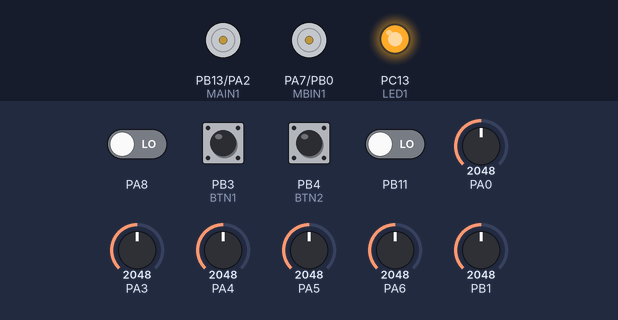
Bench run of a program on a simulated STM32 Blue Pill. On the bench: motor-driver pin pairs drawn as motors (green arrow = first pin HIGH = forward, orange = second pin HIGH = backward, longer = more drive, scaled by the enable pin), output pins drawn as LEDs (lit = HIGH). Dashed ring = blinking. Inputs (shaded band) come from the test bench; at power-on: PA8, PB3 (BTN1), PB4 (BTN2), PB11 LOW, PA0 = 2048, PA3 = 2048, PA4 = 2048, PA5 = 2048, PA6 = 2048, PB1 = 2048. What the program prints to the serial monitor is not drawn.

Above: at 1.2 s.
1.3 s: PB3 (BTN1) pulled HIGH for 0.15 s
At 1.42 s:
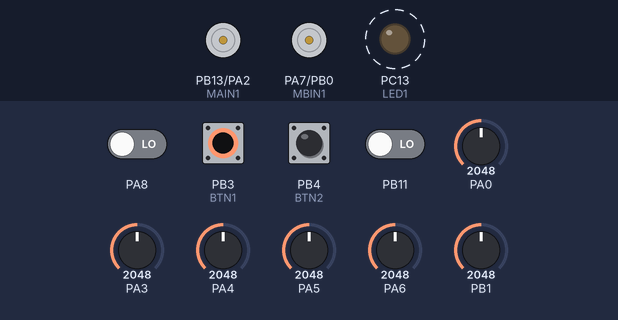
4.3 s: PB4 (BTN2) pulled HIGH for 0.15 s
At 4.53 s:
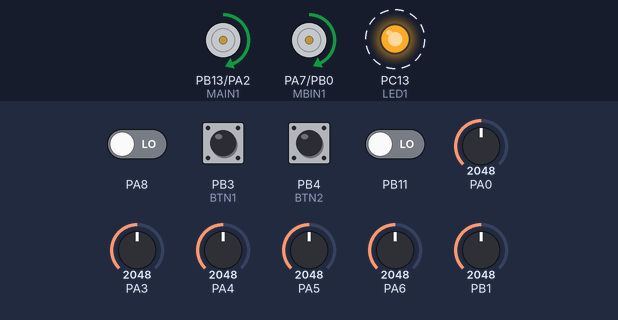
7.3 s: PB3 (BTN1) pulled HIGH for 1 s
At 10.1 s:
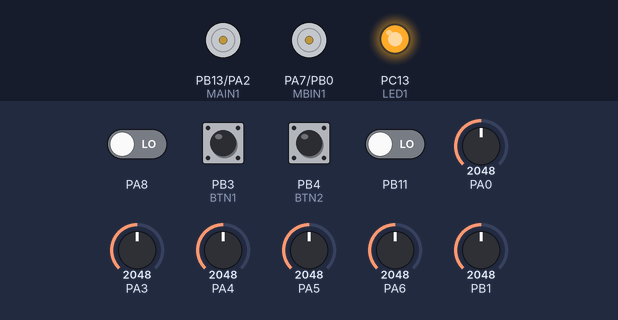
10.3 s: PB4 (BTN2) pulled HIGH for 1 s
At 10.87 s:
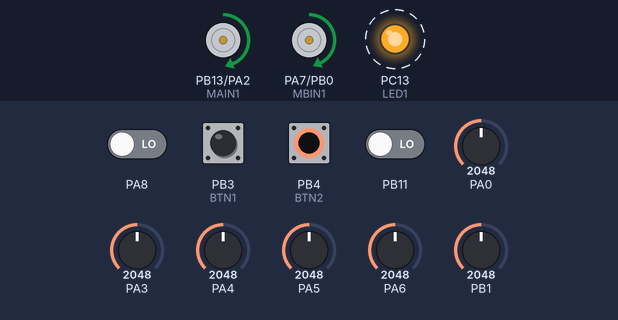
13.5 s: PA0 set to 549
16.5 s: PA0 set to 470
At 17.3 s:
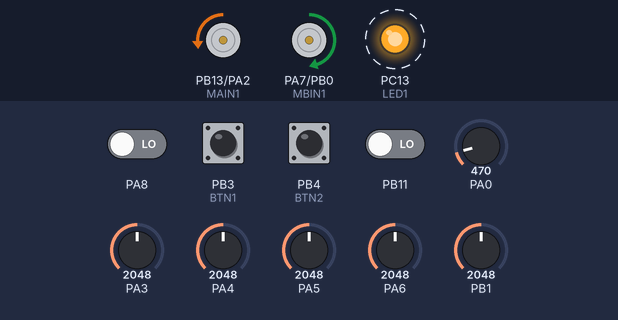
Timing chart, 0 to 20.5 s (numbered marks = the images above; inputs shaded):
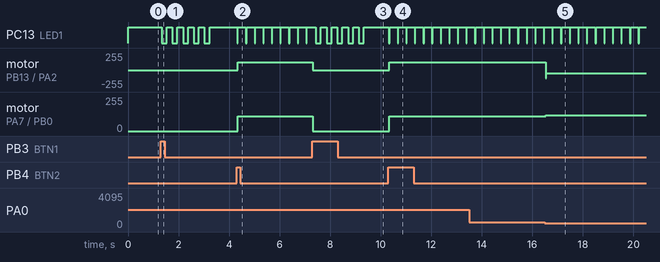

Measured:
- the behaviour switches between 513 and 512 on PA0 (found by bisection; images 4 and 5)
- after the input at 1.3 s, PC13 (LED1): alternates HIGH for 0.23 s and LOW for 0.20 s, 10 changes in all, then stays HIGH, starting at once
- after the input at 4.3 s, PC13 (LED1): alternates HIGH for 0.31 s and LOW for 0.03 s, starting at once; motor on PB13 (MAIN1) / PA2 (MAIN2): stopped → forward 115/255 after 0.05 s; motor on PA7 (MBIN1) / PB0 (MBIN2): stopped → forward 110/255 after 0.05 s
- after the input at 7.3 s, motor on PB13 (MAIN1) / PA2 (MAIN2): forward 115/255 → stopped at once; motor on PA7 (MBIN1) / PB0 (MBIN2): forward 110/255 → stopped at once
- after the input at 10.3 s, PC13 (LED1): alternates HIGH for 0.31 s and LOW for 0.03 s, starting at once; motor on PB13 (MAIN1) / PA2 (MAIN2): stopped → forward 115/255 after 0.05 s; motor on PA7 (MBIN1) / PB0 (MBIN2): stopped → forward 110/255 after 0.05 s
- after the input at 16.5 s, motor on PB13 (MAIN1) / PA2 (MAIN2): forward 115/255 → backward 45/255 at once; motor on PA7 (MBIN1) / PB0 (MBIN2): forward 110/255 → forward 120/255 at once

The program:

main.cpp
```cpp
#include "./types.h"
#include "Sensores.h"
#include "motor.h"


float Kp = 16, Kd = 45, Ki = 0.0039; //Constantes multiplicativas para o PID

float I = 0, erro_anterior = 0;
int velocidade = 110; //Velocidade para os motores (pode e deve ser ajustada) OBS: 60 da bom
uint8_t velocidade_maxima = 120; //90 deu bom

Motor motor = Motor();
Sensores sensor = Sensores();

int erros[sensor.qtd_sensores] = {17, 10, 6, -6, -10, -17}; //Valores dos erros para cada situação de leitura dos sensores
unsigned long int tempo_anterior = 0, tempo_anterior2 = 0;
uint8_t marcacao_direita = 0, marcacao_esquerda = 0;

void calibracao();
void leitura();
float PID(float erro);
float calcula_erro();
void marcacoes_laterais();

void setup(){
//Declaração-de-pinos-------------------------------------------------------------
    pinMode(BTN1,INPUT_PULLDOWN);
    pinMode(BTN2,INPUT_PULLDOWN);
    pinMode(LED1,OUTPUT);

    motor.init_motor();
    motor.stop_motor();
    sensor.initSensors();

    sensor.setSensorsPins();
    Serial.begin(9600); //Inicialização do monitor serial

}

void loop(){
    Serial.println("começou");

    calibracao();

    leitura();
    Serial.println("ja ta lendo");
}

void calibracao(){
    while ((!digitalRead(BTN2)) && (!sensor.getCalibrado())) { //Fica preso no while até que o botão de calibração seja pressionado
    digitalWrite(LED1, HIGH); //Os leds ficam acesso até que o botão seja pressionado

    motor.stop_motor();


    delay(100);
    Serial.println("entrou no loop");
    if(digitalRead(BTN1)){
        Serial.println("calibrando"); //Mensagem exibida no monitor serial indicando calibração
        sensor.calibrateSensors();
        sensor.setCalibrado(1);
        marcacao_direita = 0;
        marcacao_esquerda = 0;
        motor.setLigado(0);


   Serial.println("calibrou"); }
  }
}

void leitura(){
    if(sensor.getCalibrado() && (digitalRead(BTN2) or motor.getLigado())){
        digitalWrite(LED1,LOW);
        sensor.readSensors();
        motor.setLigado(1);
        marcacoes_laterais();
        Serial.println("ligou o motor");


        if(digitalRead(BTN1)){
            sensor.setCalibrado(0);
            motor.setLigado(0);
        }

        analogWrite(PWMA,20);
        motor.speed_motor(PID(calcula_erro()),velocidade,velocidade_maxima);

    }

    Serial.println("fez tudo");
}

float calcula_erro(){
    float erro = 0;
    uint8_t cont_sensores = 0;
    for (uint8_t i = 0; i < sensor.qtd_sensores; i++){
        if(sensor.valores_sensor[i] <= 500){
            erro += erros[i];
            cont_sensores++;
        }
    }

    if(cont_sensores == 0 || cont_sensores == 4)
        erro = 0;
    else
        erro = erro/cont_sensores;

    Serial.println(erro);
    erro = constrain(erro,-4000,4000);

    return erro;
}

float PID(float erro){
    float valor_PID, P, D;
    P = erro;
    I += P;
    I = constrain(I,-100,100);
    D = erro - erro_anterior;

    valor_PID = (Kp*P) + (Ki*I) + (Kd*D);

    erro_anterior = erro;

    Serial.print("P: ");
    Serial.println(Kp*P);
    Serial.print("I: ");
    Serial.println(Ki*I);
    Serial.print("D: ");
    Serial.println(Kd*D);

    Serial.print("Valor PID: ");
    Serial.println(valor_PID);
    return valor_PID;
}

void marcacoes_laterais(){
    if((sensor.valores_borda[0] <= 1500 ) &&  millis()-tempo_anterior2 >= 300){
        marcacao_esquerda++;
        digitalWrite(LED1, HIGH);
        delay(20);
        //Serial.println(gambi.retornaDistancia(millis()-tempo_anterior2));
        tempo_anterior2 = millis();
    }

    if((sensor.valores_borda[0] >= 1500) && millis()-tempo_anterior >= 300){
        tempo_anterior = millis();
        marcacao_direita++;
        digitalWrite(LED1, HIGH);
        delay(20);
    }

     if (marcacao_direita >= 2){ // número de marcações para parar
         delay(200);
         sensor.setCalibrado(0);
     }


    if (marcacao_esquerda >= 1){
        velocidade = 110;
        velocidade_maxima = 120;
        digitalWrite(LED1,LOW);
        delay(20);
        marcacao_esquerda = 0;
    }else{
        velocidade = 110;
        velocidade_maxima = 120;
        digitalWrite(LED1,HIGH);
        delay(20);
    }


}
```

Sensores.h
```cpp
#include "types.h"
#include <QTRSensors.h>

class Sensores{

    private:
        QTRSensors sensores; //Declaração dos sensores da frente
        QTRSensors borda; //Declaração dos sensores de borda
        bool calibrado = 0;

    public:
        static const int qtd_sensores = 6; //Definição da quantidade de sensores frontais
        static const uint8_t qtd_borda = 2; //Definição da quantidade de sensores de borda
        uint16_t valores_sensor[qtd_sensores]; //Criação do vetor para armazenar os valores lidos pelos sensores frontais
        uint16_t valores_borda[qtd_borda]; //Criação do vetor para armazenar os valores lidos pelos sensores de borda

        Sensores();

        void initSensors();
        void setSensorsPins();
        void calibrateSensors();
        bool getCalibrado();
        void readSensors();
        void setCalibrado(bool calibrado);

};
```

motor.h
```cpp
#include <types.h>

class Motor {

    private:
        bool ligado = 0;
    public:
        Motor();
        void init_motor();
        void stop_motor();
        void speed_motor(float valor_PID, int velocidade, uint8_t velocidade_maxima);
        bool getLigado();
        void setLigado(bool ligado);
};
```

types.h
```cpp
#include <Arduino.h>
#include <Wire.h>


#define MAIN2 PA2 //MOTOR DA ESQUERDA SENTIDO ANTI-HORÁRIO
#define MAIN1 PB13 //MOTOR DA ESQUERDA SENTIDO HORÁRIO

#define MBIN2 PB0 //MOTOR DA DIREITA SENTIDO ANTI-HORÁRIO
#define MBIN1 PA7 //MOTOR DA DIREITA SENTIDO HORÁRIO

#define PWMA PB8
#define PWMB PA1

#define LED1 PC13

#define BTN1 PB3
#define BTN2 PB4
```

Sensores.cpp
```cpp
#include "Sensores.h"

Sensores::Sensores(){}

void Sensores::initSensors(){
    sensores.setTypeAnalog(); //Define os sensores frontais como analógicos
    borda.setTypeRC(); //Define os sensores de borda como digitais
}

void Sensores::setSensorsPins(){
    borda.setSensorPins((const uint8_t[]){PB11, PA8},qtd_borda); //Definição dos pinos dos sensores de borda (direita esquerda, nessa ordem)
    sensores.setSensorPins((const uint8_t[]){ PA6, PA5, PA4, PA3, PA0, PB1}, qtd_sensores); //Definição dos pinos dos sensores frontais, da ESQUERDA PARA DIREITA (lembra que eu observei a Top Layer, ou seja, PA0 = S1)
}

void Sensores::calibrateSensors(){
    for (int i = 0; i < 5; i++){ //Aqui tem que ver quantas vezes ele tem q passar pelo processo de calibração
        sensores.calibrate();

        digitalWrite(LED1, LOW); //Pisca os leds
        delay(200);
        digitalWrite(LED1, HIGH); //Pisca os leds
        delay(200);
    }
    calibrado = 1; //Indica que o robô já foi calibrado e pode sair do loop de calibração
}

bool Sensores::getCalibrado(){
    return calibrado;
}

void Sensores::readSensors(){
    sensores.readCalibrated(valores_sensor);
    borda.read(valores_borda);

    //Caso seja necessário averiguar os valores lidos pelos sensores, descomente essa parte abaixo:
    /*
        for (uint8_t i = 0; i < qtd_sensores; i++){
            Serial.print("Sensor");
            Serial.print(i+1);
            Serial.print(": ");
            Serial.println(valores_sensor[i]);
        }

        for (uint8_t i = 0; i < qtd_borda; i++){
            Serial.print("Sensor borda ");
            Serial.print(i);
            Serial.print(": ");
            Serial.println(valores_borda[i]);
        }

        */
}

void Sensores::setCalibrado(bool calibrado){
    this->calibrado = calibrado;
}
```

motor.cpp
```cpp
#include "motor.h"

Motor::Motor() {}

void Motor::init_motor(){
    pinMode(MBIN1,OUTPUT);
    pinMode(MAIN2,OUTPUT);
    pinMode(MBIN2,OUTPUT);
    pinMode(MAIN1,OUTPUT);
    pinMode(PWMA,OUTPUT);
    pinMode(PWMB,OUTPUT);
}

void Motor::stop_motor(){
    digitalWrite(MAIN1,0);
    digitalWrite(MBIN1,0);
    digitalWrite(MAIN2,0);
    digitalWrite(MBIN2,0);
    digitalWrite(PWMA,0);
    digitalWrite(PWMB,0);
}

void Motor::speed_motor(float valor_PID, int velocidade, uint8_t velocidade_maxima){
    int vel_esquerdo = velocidade + 5 + valor_PID;
    int vel_direito = velocidade - valor_PID;
    vel_esquerdo = constrain(vel_esquerdo,-velocidade_maxima,velocidade_maxima); //Limita o valor da velocidade a no mínimo 0 e no máximo 255
    vel_direito = constrain(vel_direito,-velocidade_maxima,velocidade_maxima); //Limita o valor da velocidade a no mínimo 0 e no máximo 255


    Serial.print("Vel_esquerdo: ");
    Serial.println(vel_esquerdo);

    Serial.print("Vel_direito: ");
    Serial.println(vel_direito);


    if(vel_esquerdo > 0){
        digitalWrite(MAIN2,LOW);
        analogWrite(PWMA,vel_esquerdo);
        digitalWrite(MAIN1,HIGH);
    }else if(vel_esquerdo == 0){
        digitalWrite(PWMA,HIGH);
        digitalWrite(MAIN1,HIGH);
        digitalWrite(MAIN2,HIGH);
    }else{
        vel_esquerdo = -vel_esquerdo;
        digitalWrite(MAIN1,LOW);
        digitalWrite(MAIN2,HIGH);
        analogWrite(PWMA,vel_esquerdo);
    }

    if(vel_direito > 0){
        digitalWrite(MBIN2,LOW);
        analogWrite(PWMB,vel_direito);
        digitalWrite(MBIN1,HIGH);
        Serial.println("direitooo");
    }else if(vel_direito == 0){
        digitalWrite(PWMB,HIGH);
        digitalWrite(MBIN1,HIGH);
        digitalWrite(MBIN2,HIGH);
    }else{
        vel_direito = -vel_direito;
        digitalWrite(MBIN1,LOW);
        digitalWrite(MBIN2,HIGH);
        analogWrite(PWMB,vel_direito);
    }
}

bool Motor::getLigado(){
    return ligado;
}

void Motor::setLigado(bool ligado){
    this->ligado = ligado;
}
```
